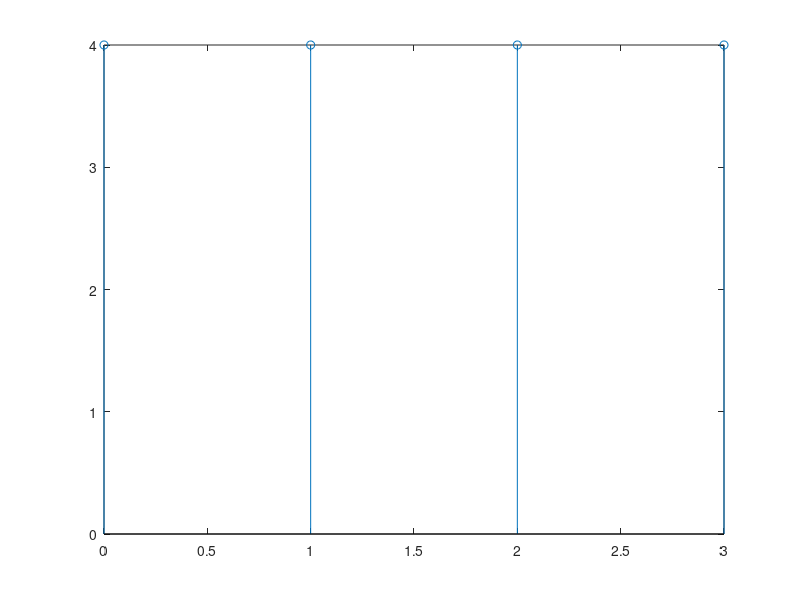
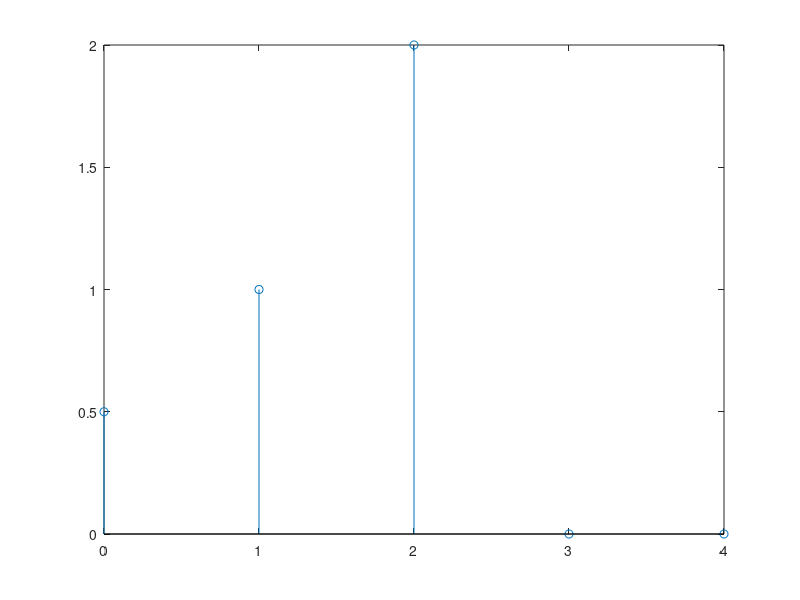
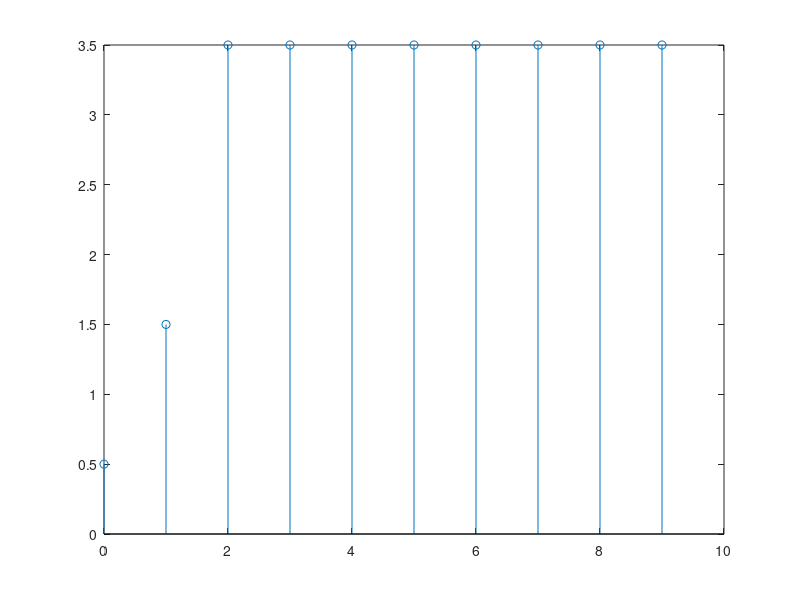

Write MATLAB code to recreate these figures, in order.
%% 7
x=[1 1 1 1];
h=[1 1 1 1];
Xk=fft(x);
Hk=fft(h);
Zk=Xk.*Hk
Z=ifft(Zk)
figure(1)
stem(0:length(Z)-1,Z)
%% 13
a=[1];
b=[0.5 1 2];
x1=[1 0 0 0 0];
n=0:4;
y=filter(b,a,x1);
figure(2)
stem(n,y);
x2=[1 1 1 1 1 1 1 1 1 1]
n1=0:9;
y1=filter (b,a,x2)
figure(3)
stem(n1,y1)
